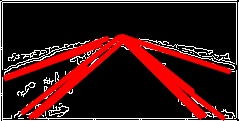
#> input picture Road Lane segmentation/Images/Multiple_hough_lines.jpg, 239 x 121 px, given in place of hough_3.png, which was not available
$ jupyter execute 'Hough Transforms.ipynb'
#> lines starting #> are read from the running program, lines starting #| are printed output that depends on the picture; pictures that were not available may be replaced by others from this repository, and a replacement may not be noted
[cell 1]
import cv2 as cv
import numpy as np
import math
from sklearn.cluster import KMeans
import numpy as np
import pandas as pd
"""
@file hough_lines.py
@brief This program demonstrates line finding with the Hough transform
"""
import sys
import math
import cv2 as cv
import numpy as np


lines_= []
indices = []

b = 0
a = 0
c =0
def main(argv):
    global indices,a,b,c
    default_file = 'hough_3.png' #enter outputs from DeepNet predictions here
    filename = argv[0] if len(argv) > 0 else default_file
    # Loads an image
    src = cv.imread(default_file, cv.IMREAD_GRAYSCALE)
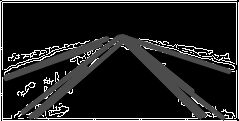
#> src: shape (121, 239); min 0, max 255, mean 33.9
    # Check if image is loaded fine
    if src is None:
        print ('Error opening image!')
        print ('Usage: hough_lines.py [image_name -- default ' + default_file + '] \n')
        return -1


    dst = cv.Canny(src, 50, 200, None, 3)
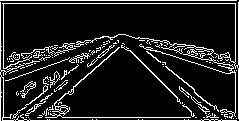
#> dst: shape (121, 239); 12.5% white in thin lines or dots

    # Copy edges to the images that will display the results in BGR
    cdst = cv.cvtColor(dst, cv.COLOR_GRAY2BGR)
#> cdst: shape (121, 239, 3); 12.5% white in thin lines or dots
    cdstP = np.copy(cdst)

    lines = cv.HoughLines(dst, 1, np.pi / 180, 150, None, 0, 0)
#> lines = [[0, 1.57], [3, 1.57], [120, 1.57], [117, 1.57]]

    if lines is not None:

        for i in range(0, len(lines)):
            rho = lines[i][0][0]
            theta = lines[i][0][1]
            a = math.cos(theta)
            b = math.sin(theta)
            x0 = a * rho
            y0 = b * rho
            pt1 = (int(x0 + 1000*(-b)), int(y0 + 1000*(a)))
            pt2 = (int(x0 - 1000*(-b)), int(y0 - 1000*(a)))
            cv.line(cdst, pt1, pt2, (0,0,255), 1, cv.LINE_AA)
#> this loop made 4 passes
#> (rho, x0, y0, pt1, pt2) on passes 1 to 4: (0, 0, 0, (-999, 0), (999, 0)), (3, -1.31e-07, 3, (-1000, 2), (999, 3)), (120, -5.25e-06, 120, (-1000, 119), (999, 120)), (117, -5.11e-06, 117, (-1000, 116), (999, 117))
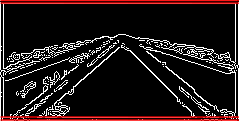
#> cdst: shape (121, 239, 3); mean B, G, R 25.5, 25.5, 36.7


    linesP = cv.HoughLinesP(dst, 1, np.pi / 180, 50, None, 50, 10)
#> linesP = 19 rows, first 6: [0, 0, 236, 0], [0, 120, 236, 120], [0, 3, 238, 3], [0, 117, 238, 117], [235, 116, 235, 4], [238, 118, 238, 2]


    if linesP is not None:
        #cluster and index finding
        print(len(linesP))
#| 19
        slopes = np.asarray([(linesP[i][0][3]-linesP[i][0][1])/(linesP[i][0][2]-linesP[i][0][0]) for i in range(0, len(linesP))])
        slopes_indeces = np.where((abs(slopes)>.1763)  & (abs(slopes)!=float("inf")))
#> slopes_indeces = ([8, 9, 10, 11, 12, 13, 14, 15, 18],)

        linesP = linesP[slopes_indeces]
#> linesP = [[116, 36, 165, 86], [68, 93, 131, 36], [10, 118, 118, 34], [8, 80, 103, 46], [128, 35, 194, 90], [140, 46, 230, 73], [1, 75, 105, 36], [123, 34, 236, 70], [40, 115, 122, 43]]
        slopes = slopes[slopes_indeces]
#> slopes = [1.02, -0.905, -0.778, -0.358, 0.833, 0.3, -0.375, 0.319, -0.878]

        a = linesP
#> a has the same summary as linesP

        X = np.asarray(slopes).reshape(-1,1)
#> X has the same summary as slopes
        kmeans = KMeans(n_clusters=4, random_state=0).fit(X)
        last_4_indeces = np.asarray(pd.Series(kmeans.labels_).drop_duplicates().index)
#> last_4_indeces = [0, 1, 3, 5]
        linesP = linesP[last_4_indeces]
#> linesP = [[116, 36, 165, 86], [68, 93, 131, 36], [8, 80, 103, 46], [140, 46, 230, 73]]

        b = pd.Series(kmeans.labels_)

        clust_cent ={}
        for  i in list(pd.Series(b).drop_duplicates()):
            clust_cent[i] = []
#> this loop made 4 passes
#> i on passes 2 to 4: 3, 1, 2
#> after the loop, clust_cent = {0: [], 3: [], 1: [], 2: []}
        for i,j in zip(a,b):
            clust_cent[j].append(list(i[0]))
#> this loop made 9 passes
#> (i, j) on passes 1 to 9: ([[116, 36, 165, 86]], 0), ([[68, 93, 131, 36]], 3), ([[10, 118, 118, 34]], 3), ([[8, 80, 103, 46]], 1), ([[128, 35, 194, 90]], 0), ([[140, 46, 230, 73]], 2), ([[1, 75, 105, 36]], 1), ([[123, 34, 236, 70]], 2), ([[40, 115, 122, 43]], 3)

        mean_line = []
        mean_line = [np.mean(clust_cent[i],axis=0) for i in clust_cent.keys()]
#> mean_line = [[122, 35.5, 179.5, 88], [39.33, 108.7, 123.7, 37.67], [4.5, 77.5, 104, 41], [131.5, 40, 233, 71.5]]
        #mean_line


        for i in range(0, len(linesP)):
        #for i in range(0,len(mean_line)):
            l = linesP[i][0]
            #l = list(mean_line[i])
            cv.line(cdstP, (int(l[0]), int(l[1])), (int(l[2]), int(l[3])), (0,0,255), 3, cv.LINE_AA)
            slope = (l[3]-l[1])/(l[2]-l[0])
#> this loop made 4 passes
#> (l, slope) on passes 1 to 4: ([116, 36, 165, 86], 1.02), ([68, 93, 131, 36], -0.905), ([8, 80, 103, 46], -0.358), ([140, 46, 230, 73], 0.3)
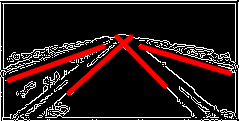
#> cdstP: shape (121, 239, 3); mean B, G, R 28, 28, 44.6
            #print(slope)
            #lines_.append(slope)


    cv.imshow("Source", src)
    cv.imshow("Detected Lines (in red) - Standard Hough Line Transform", cdst)
    cv.imshow("Detected Lines (in red) - Probabilistic Line Transform", cdstP)
    cv.imwrite('mean_hough_lines.jpg',cdstP)

    cv.waitKey(0)
    cv.destroyAllWindows()
    return 0

if __name__ == "__main__":
    main(sys.argv[1:])
